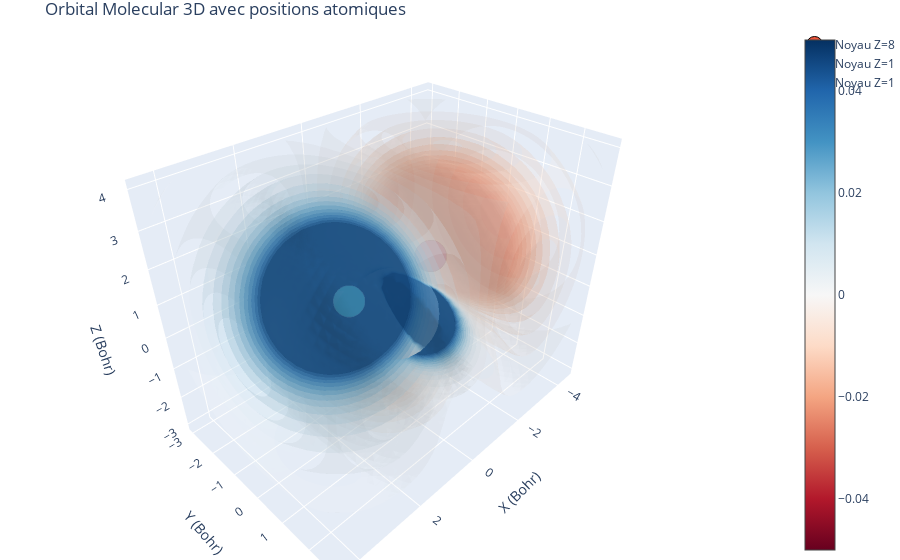

The cell this chart's notebook holds for it:
### Code cell
# --- Exemple d’utilisation après calcul RHF ---

# Supposons que rhf est ton objet RestrictedHartreeFock avec les attributs :
# rhf.atom_coordinates, rhf.nuclei_charges, rhf.basis_functions, rhf.mos (coefficients MO)
# et que tu veux visualiser l'orbital occupé n°0 (le premier)

grid_points, shape, spacing, X, Y, Z = generate_grid(rhf.atom_coordinates, spacing=0.2, padding=3.0)
values = evaluate_mo_on_grid(grid_points, rhf.basis_functions, rhf.mos, orbital_index=5)  # Orbital 0

plot_orbital_volume(values, X, Y, Z,
                   atom_coords=rhf.atom_coordinates,
                   atom_charges=rhf.nuclei_charges,
                   iso_range=0.05)

### Figure 1 — Plotly figure (JSON) as saved in the notebook; plotly's stock layout.template omitted (floating-point values rounded to 4 significant figures; data arrays with more than 128 entries replaced by an {"elided": "..."} marker saying what was removed)
{"data": [{"caps": {"x": {"show": false}, "y": {"show": false}, "z": {"show": false}}, "colorscale": [[0, "rgb(103,0,31)"], [0.1, "rgb(178,24,43)"], [0.2, "rgb(214,96,77)"], [0.3, "rgb(244,165,130)"], [0.4, "rgb(253,219,199)"], [0.5, "rgb(247,247,247)"], [0.6, "rgb(209,229,240)"], [0.7, "rgb(146,197,222)"], [0.8, "rgb(67,147,195)"], [0.9, "rgb(33,102,172)"], [1, "rgb(5,48,97)"]], "isomax": 0.05, "isomin": -0.05, "opacity": 0.15, "surface": {"count": 30}, "type": "volume", "value": {"elided": "48600 float values"}, "x": {"elided": "48600 float values"}, "y": {"elided": "48600 float values"}, "z": {"elided": "48600 float values"}}, {"marker": {"color": 8, "colorscale": [[0, "#440154"], [0.1111, "#482878"], [0.2222, "#3e4989"], [0.3333, "#31688e"], [0.4444, "#26828e"], [0.5556, "#1f9e89"], [0.6667, "#35b779"], [0.7778, "#6ece58"], [0.8889, "#b5de2b"], [1, "#fde725"]], "line": {"color": "black", "width": 1}, "opacity": 1, "size": 32}, "mode": "markers", "name": "Noyau Z=8", "type": "scatter3d", "x": [0], "y": [0], "z": [0]}, {"marker": {"color": 1, "colorscale": [[0, "#440154"], [0.1111, "#482878"], [0.2222, "#3e4989"], [0.3333, "#31688e"], [0.4444, "#26828e"], [0.5556, "#1f9e89"], [0.6667, "#35b779"], [0.7778, "#6ece58"], [0.8889, "#b5de2b"], [1, "#fde725"]], "line": {"color": "black", "width": 1}, "opacity": 1, "size": 11}, "mode": "markers", "name": "Noyau Z=1", "type": "scatter3d", "x": [1.431], "y": [0], "z": [1.108]}, {"marker": {"color": 1, "colorscale": [[0, "#440154"], [0.1111, "#482878"], [0.2222, "#3e4989"], [0.3333, "#31688e"], [0.4444, "#26828e"], [0.5556, "#1f9e89"], [0.6667, "#35b779"], [0.7778, "#6ece58"], [0.8889, "#b5de2b"], [1, "#fde725"]], "line": {"color": "black", "width": 1}, "opacity": 1, "size": 11}, "mode": "markers", "name": "Noyau Z=1", "type": "scatter3d", "x": [-1.431], "y": [0], "z": [1.108]}], "layout": {"margin": {"b": 0, "l": 0, "r": 0, "t": 30}, "scene": {"aspectmode": "data", "xaxis": {"title": {"text": "X (Bohr)"}}, "yaxis": {"title": {"text": "Y (Bohr)"}}, "zaxis": {"title": {"text": "Z (Bohr)"}}}, "title": {"text": "Orbital Molecular 3D avec positions atomiques"}}}
